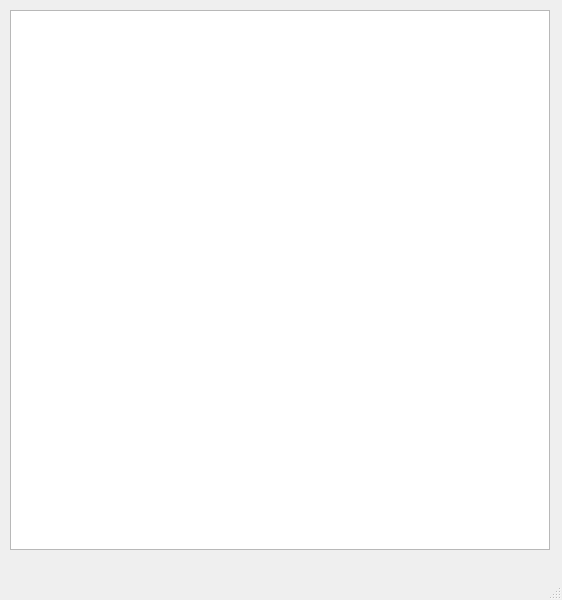
<?xml version="1.0" encoding="UTF-8"?>
<ui version="4.0">
 <class>MainWindow</class>
 <widget class="QMainWindow" name="MainWindow">
  <property name="geometry">
   <rect>
    <x>0</x>
    <y>0</y>
    <width>562</width>
    <height>600</height>
   </rect>
  </property>
  <property name="windowTitle">
   <string>MainWindow</string>
  </property>
  <widget class="QWidget" name="centralwidget">
   <widget class="QGraphicsView" name="gV">
    <property name="geometry">
     <rect>
      <x>10</x>
      <y>10</y>
      <width>540</width>
      <height>540</height>
     </rect>
    </property>
   </widget>
  </widget>
  <widget class="QMenuBar" name="menubar">
   <property name="geometry">
    <rect>
     <x>0</x>
     <y>0</y>
     <width>562</width>
     <height>21</height>
    </rect>
   </property>
  </widget>
  <widget class="QStatusBar" name="statusbar"/>
 </widget>
 <resources/>
 <connections/>
</ui>
